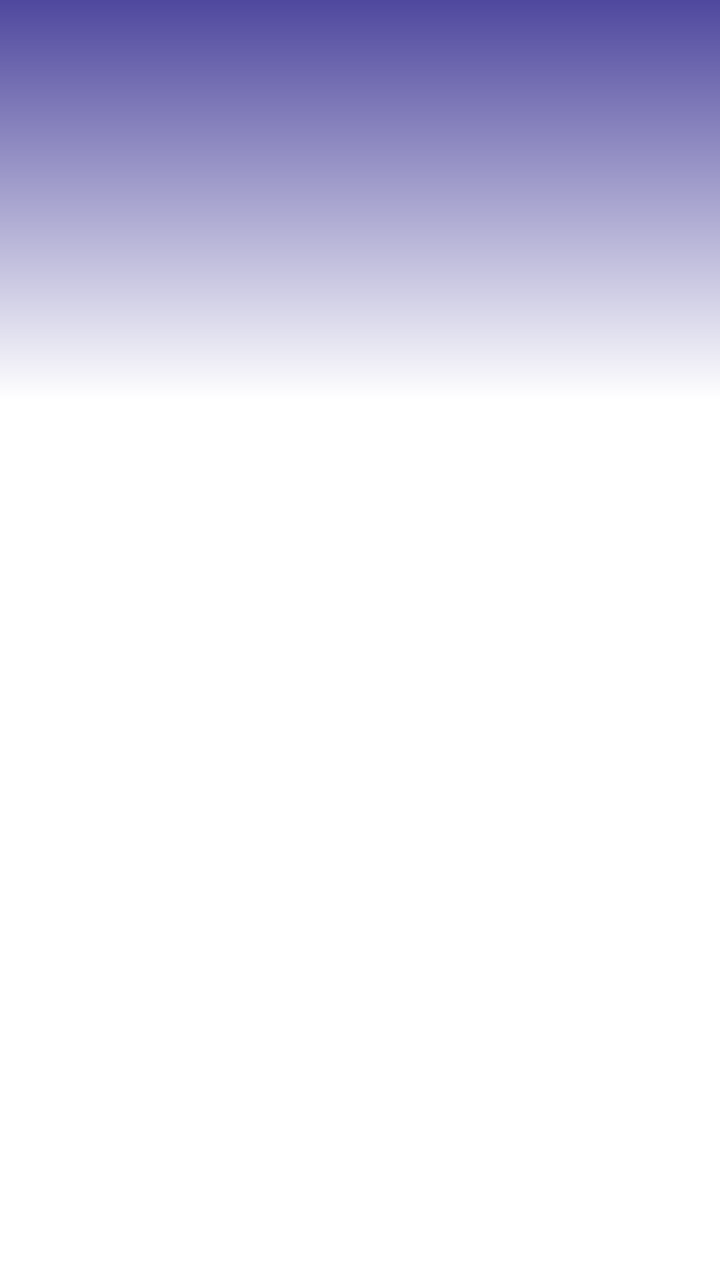
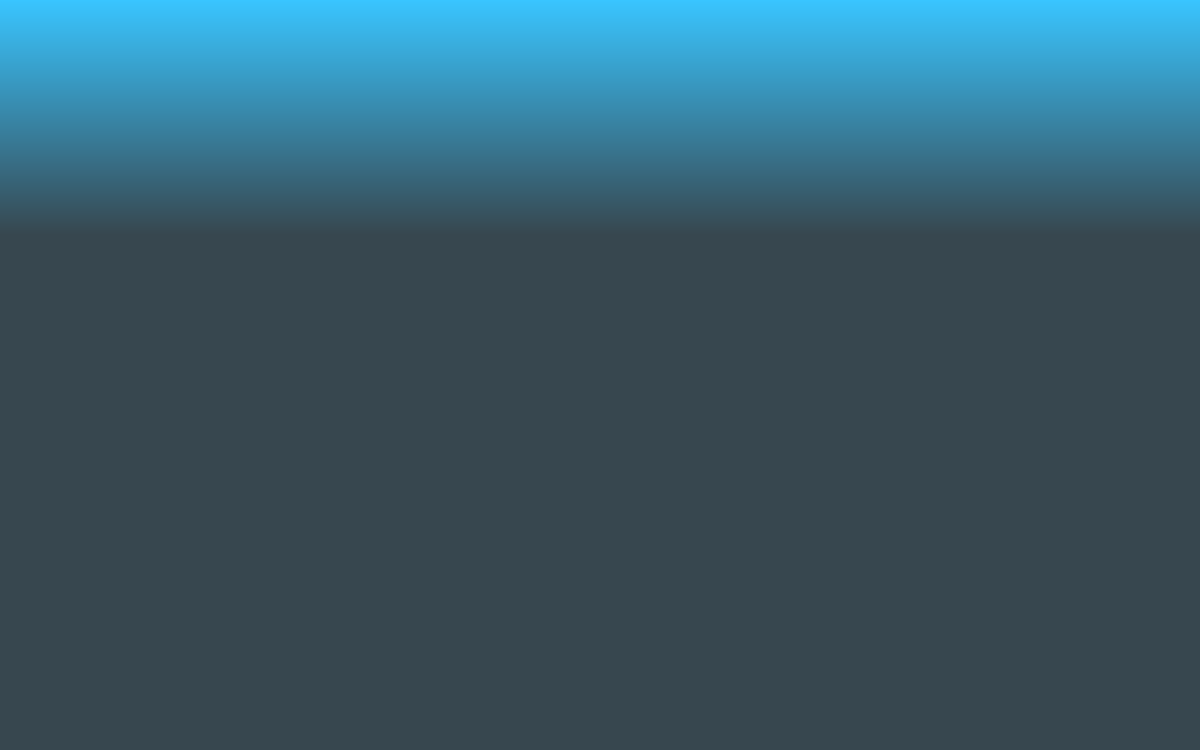

First picture: res/layout/ on a phone held upright. Second picture: the repository's own variant of that layout, on a device whose configuration matches the variant's folder. Source for both follows.
<!-- AndroidManifest.xml: application theme Theme.WeatherDot -->
<!-- res/layout/content_main.xml -->
<?xml version="1.0" encoding="utf-8"?>
<androidx.constraintlayout.widget.ConstraintLayout
    xmlns:android="http://schemas.android.com/apk/res/android"
    xmlns:app="http://schemas.android.com/apk/res-auto"
    xmlns:tools="http://schemas.android.com/tools"
    android:layout_width="match_parent"
    android:layout_height="match_parent"
    android:background="?attr/colorPrimary"
    app:layout_behavior="@string/appbar_scrolling_view_behavior" >

    <ImageView
        android:id="@+id/current_weather_display"
        android:layout_width="match_parent"
        android:layout_height="200dp"
        android:background="@drawable/gradient_night"
        app:layout_constraintTop_toTopOf="parent"
        app:layout_constraintStart_toStartOf="parent"
        app:layout_constraintEnd_toEndOf="parent"
        app:layout_constraintBottom_toTopOf="@id/recyclerview"/>

    <TextView
        android:id="@+id/current_temp_display"
        android:layout_width="wrap_content"
        android:layout_height="wrap_content"
        android:textSize="32sp"
        android:textColor="?attr/colorOnPrimary"
        app:layout_constraintBottom_toBottomOf="@id/current_weather_display"
        app:layout_constraintStart_toStartOf="@id/current_weather_display"
        app:layout_constraintEnd_toEndOf="@id/current_weather_display"/>

    <androidx.recyclerview.widget.RecyclerView
        android:id="@+id/recyclerview"
        android:layout_width="match_parent"
        android:layout_height="0dp"
        android:layout_margin="16dp"
        app:layout_constraintTop_toBottomOf="@id/current_weather_display"
        app:layout_constraintStart_toStartOf="parent"
        app:layout_constraintEnd_toEndOf="parent"
        app:layout_constraintBottom_toBottomOf="parent"
        tools:listitem="@layout/list_item"/>

</androidx.constraintlayout.widget.ConstraintLayout>
<!-- res/layout/list_item.xml (included above) -->
<?xml version="1.0" encoding="utf-8"?>
<androidx.cardview.widget.CardView
    xmlns:android="http://schemas.android.com/apk/res/android"
    xmlns:card_view="http://schemas.android.com/apk/res-auto"
    android:layout_width="match_parent"
    android:layout_height="wrap_content"
    android:layout_margin="5dp"
    android:orientation="horizontal"
    card_view:cardBackgroundColor="?attr/colorPrimaryLight"
    card_view:cardCornerRadius="5sp"
    card_view:cardElevation="8dp"
    card_view:contentPadding="13dp" >

    <LinearLayout
        android:layout_width="match_parent"
        android:layout_height="wrap_content"
        android:orientation="vertical" >

        <RelativeLayout
            android:layout_width="match_parent"
            android:layout_height="wrap_content" >

            <ImageView
                android:id="@+id/condition_image"
                android:layout_width="wrap_content"
                android:layout_height="wrap_content"
                android:layout_alignParentStart="true" />

            <TextView
                android:id="@+id/day_field"
                android:layout_width="wrap_content"
                android:layout_height="wrap_content"
                android:text="@string/cardview_filler_day"
                android:layout_toEndOf="@id/condition_image"
                android:layout_toStartOf="@id/temp_high_low"
                android:textColor="?attr/colorOnPrimary"/>

            <TextView
                android:id="@+id/condition_field"
                android:layout_width="wrap_content"
                android:layout_height="wrap_content"
                android:text="@string/cardview_filler_condition"
                android:layout_below="@id/day_field"
                android:layout_toEndOf="@id/condition_image"
                android:textColor="?attr/colorOnPrimary"/>

            <TextView
                android:id="@+id/temp_high_low"
                android:layout_width="wrap_content"
                android:layout_height="wrap_content"
                android:text="@string/cardview_high_low"
                android:layout_alignParentEnd="true"
                android:textColor="?attr/colorOnPrimary"/>

        </RelativeLayout>

        <RelativeLayout
            android:id="@+id/card_detail"
            android:layout_width="match_parent"
            android:layout_height="wrap_content"
            android:layout_marginTop="20dp" >

            <TextView
                android:id="@+id/card_humidity"
                android:layout_width="wrap_content"
                android:layout_height="wrap_content"
                android:layout_alignParentStart="true"
                android:layout_toStartOf="@id/card_wind_speed"
                android:textSize="13sp"
                android:textColor="?attr/colorOnPrimary" />

            <TextView
                android:id="@+id/card_cloudiness"
                android:layout_width="wrap_content"
                android:layout_height="wrap_content"
                android:layout_alignParentStart="true"
                android:layout_below="@id/card_humidity"
                android:layout_toStartOf="@id/card_precipitation"
                android:layout_marginTop="10dp"
                android:textSize="13sp"
                android:textColor="?attr/colorOnPrimary"/>

            <TextView
                android:id="@+id/card_wind_speed"
                android:layout_width="wrap_content"
                android:layout_height="wrap_content"
                android:layout_alignParentEnd="true"
                android:textSize="13sp"
                android:textColor="?attr/colorOnPrimary"/>

            <TextView
                android:id="@+id/card_precipitation"
                android:layout_width="wrap_content"
                android:layout_height="wrap_content"
                android:layout_alignParentEnd="true"
                android:layout_below="@id/card_wind_speed"
                android:layout_marginTop="10dp"
                android:textSize="13sp"
                android:textColor="?attr/colorOnPrimary"/>

        </RelativeLayout>

    </LinearLayout>

</androidx.cardview.widget.CardView>
<!-- resources referenced by this layout -->
<resources>
  <!-- drawable gradient_night (drawable) -->
  <?xml version="1.0" encoding="utf-8"?>
  <shape xmlns:android="http://schemas.android.com/apk/res/android" android:shape="rectangle">
      <gradient
          android:type="linear"
          android:angle="90"
          android:startColor="?attr/colorPrimary"
          android:endColor="#FF4F489E" />
  
  </shape>
  <string name="cardview_filler_condition">filler condition</string>
  <string name="cardview_filler_day">filler day</string>
  <string name="cardview_high_low">50 / 25</string>
  <style name="Theme.WeatherDot" parent="Theme.MaterialComponents.DayNight.DarkActionBar">
          
          <item name="colorPrimary">@color/blue_grey_800</item>
          <item name="colorPrimaryVariant">@color/blue_grey_dark</item>
          <item name="colorPrimaryLight">@color/blue_grey_light</item>
          <item name="colorOnPrimary">@color/white</item>
          
          <item name="colorSecondary">@color/orange_500</item>
          <item name="colorSecondaryVariant">@color/orange_dark</item>
          <item name="colorOnSecondary">@color/black</item>
          
          <item name="android:statusBarColor" tools:targetApi="l">?attr/colorPrimaryVariant</item>
          
          <item name="drawerArrowStyle">@style/DrawerArrowStyle</item>
          <item name="android:textColorSecondary">@color/white</item>
          <item name="alertDialogTheme">@style/PrefDialogAlert</item>
          <item name="preferenceTheme">@style/PreferenceTheme</item>
          <item name="dayColor">@color/sky_blue</item>
          <item name="nightColor">@color/purple</item>
      </style>
  <color name="blue_grey_800">#37474F</color>
  <color name="blue_grey_dark">#102027</color>
  <color name="blue_grey_light">#62727B</color>
  <color name="white">#FFFFFFFF</color>
  <color name="orange_500">#FF9800</color>
  <color name="orange_dark">#C66900</color>
  <color name="black">#FF000000</color>
  <style name="DrawerArrowStyle" parent="Widget.AppCompat.DrawerArrowToggle">
          <item name="color">@color/white</item>
      </style>
  <style name="PrefDialogAlert" parent="Theme.MaterialComponents.Dialog.Alert">
          <item name="colorPrimary">@color/orange_500</item>
          <item name="colorPrimaryDark">@color/orange_dark</item>
          <item name="colorAccent">@color/orange_500</item>
          <item name="android:background">@color/blue_grey_800</item>
      </style>
  <style name="PreferenceTheme" parent="PreferenceThemeOverlay">
          <item name="android:textColor">@color/white</item>
      </style>
  <color name="sky_blue">#39C5FF</color>
  <color name="purple">#4F489E</color>
</resources>
<!-- res/layout-sw720dp/content_main.xml (the repository's variant of the layout above) -->
<!-- drawn on a large tablet held sideways -->
<?xml version="1.0" encoding="utf-8"?>
<androidx.constraintlayout.widget.ConstraintLayout
    xmlns:android="http://schemas.android.com/apk/res/android"
    xmlns:app="http://schemas.android.com/apk/res-auto"
    xmlns:tools="http://schemas.android.com/tools"
    android:layout_width="match_parent"
    android:layout_height="match_parent"
    android:background="?attr/colorPrimary"
    app:layout_behavior="@string/appbar_scrolling_view_behavior" >

    <ImageView
        android:id="@+id/current_weather_background"
        android:layout_width="match_parent"
        android:layout_height="250dp"
        android:background="@drawable/gradient_day"
        app:layout_constraintBottom_toTopOf="@id/recyclerview"
        app:layout_constraintEnd_toEndOf="parent"
        app:layout_constraintStart_toStartOf="parent"
        app:layout_constraintTop_toTopOf="parent" />

    <TextView
        android:id="@+id/current_time_text"
        android:layout_width="wrap_content"
        android:layout_height="wrap_content"
        android:textSize="24dp"
        android:textColor="?attr/colorOnPrimary"
        app:layout_constraintTop_toTopOf="@id/current_weather_background"
        app:layout_constraintStart_toStartOf="@id/current_weather_background"
        app:layout_constraintEnd_toEndOf="@id/current_weather_background" />

    <androidx.cardview.widget.CardView
        android:id="@+id/current_condition_icon_background"
        android:layout_width="wrap_content"
        android:layout_height="wrap_content"
        android:layout_marginTop="13dp"
        app:cardBackgroundColor="?attr/colorPrimaryLight"
        app:cardCornerRadius="5sp"
        app:cardElevation="8dp"
        app:layout_constraintTop_toBottomOf="@id/current_time_text"
        app:layout_constraintBottom_toTopOf="@id/current_temp_text"
        app:layout_constraintStart_toStartOf="@id/current_weather_background"
        app:layout_constraintEnd_toEndOf="@id/current_weather_background">

        <ImageView
            android:id="@+id/current_condition_icon"
            android:layout_width="wrap_content"
            android:layout_height="wrap_content"/>

    </androidx.cardview.widget.CardView>

    <TextView
        android:id="@+id/current_temp_text"
        android:layout_width="wrap_content"
        android:layout_height="wrap_content"
        android:textSize="32dp"
        android:textColor="?attr/colorOnPrimary"
        app:layout_constraintTop_toBottomOf="@id/current_condition_icon_background"
        app:layout_constraintBottom_toTopOf="@id/current_feels_like_text"
        app:layout_constraintStart_toStartOf="@id/current_weather_background"
        app:layout_constraintEnd_toEndOf="@id/current_weather_background"/>

    <TextView
        android:id="@+id/current_feels_like_text"
        android:layout_width="wrap_content"
        android:layout_height="wrap_content"
        android:textSize="24sp"
        android:textColor="?attr/colorOnPrimary"
        app:layout_constraintTop_toBottomOf="@id/current_temp_text"
        app:layout_constraintBottom_toTopOf="@id/current_condition_text"
        app:layout_constraintStart_toStartOf="@id/current_weather_background"
        app:layout_constraintEnd_toEndOf="@id/current_weather_background" />

    <TextView
        android:id="@+id/current_condition_text"
        android:layout_width="wrap_content"
        android:layout_height="wrap_content"
        android:textSize="32dp"
        android:textColor="?attr/colorOnPrimary"
        app:layout_constraintTop_toBottomOf="@id/current_feels_like_text"
        app:layout_constraintStart_toStartOf="@id/current_weather_background"
        app:layout_constraintEnd_toEndOf="@id/current_weather_background"/>

    <ImageButton
        android:id="@+id/expand_button"
        android:layout_width="72dp"
        android:layout_height="72dp"
        android:translationY="-10dp"
        android:background="@drawable/ic_arrow_expand_down_48"
        android:onClick="showExtraInfo"
        android:visibility="invisible"
        app:layout_constraintTop_toBottomOf="@id/current_condition_text"
        app:layout_constraintStart_toStartOf="@id/current_weather_background"
        app:layout_constraintEnd_toEndOf="@id/current_weather_background" />

    <ImageButton
        android:id="@+id/collapse_button"
        android:layout_width="72dp"
        android:layout_height="72dp"
        android:translationY="-10dp"
        android:background="@drawable/ic_arrow_collapse_up_48"
        android:onClick="hideExtraInfo"
        android:visibility="invisible"
        app:layout_constraintTop_toBottomOf="@id/current_condition_text"
        app:layout_constraintStart_toStartOf="@id/current_weather_background"
        app:layout_constraintEnd_toEndOf="@id/current_weather_background" />

    <RelativeLayout
        android:id="@+id/extra_info_layout"
        android:layout_width="match_parent"
        android:layout_height="wrap_content"
        android:visibility="invisible"
        app:layout_constraintTop_toBottomOf="@id/expand_button"
        app:layout_constraintStart_toStartOf="@id/current_weather_background"
        app:layout_constraintEnd_toEndOf="@id/current_weather_background">

        <TextView
            android:id="@+id/humidity_text"
            android:layout_width="wrap_content"
            android:layout_height="wrap_content"
            android:layout_alignParentStart="true"
            android:layout_toStartOf="@id/wind_speed_text"
            android:layout_marginStart="40dp"
            android:textAppearance="@style/TextAppearance.AppCompat.Headline"
            android:textColor="?attr/colorOnPrimary"
            android:visibility="visible" />

        <TextView
            android:id="@+id/cloudiness_text"
            android:layout_width="wrap_content"
            android:layout_height="wrap_content"
            android:layout_alignParentStart="true"
            android:layout_marginStart="40dp"
            android:layout_marginTop="20dp"
            android:layout_below="@id/humidity_text"
            android:layout_toStartOf="@id/uvi_text"
            android:textAppearance="@style/TextAppearance.AppCompat.Headline"
            android:textColor="?attr/colorOnPrimary"
            android:visibility="visible" />

        <TextView
            android:id="@+id/wind_speed_text"
            android:layout_width="wrap_content"
            android:layout_height="wrap_content"
            android:layout_alignParentEnd="true"
            android:layout_marginEnd="40dp"
            android:textAppearance="@style/TextAppearance.AppCompat.Headline"
            android:textColor="?attr/colorOnPrimary"
            android:visibility="visible" />

        <TextView
            android:id="@+id/uvi_text"
            android:layout_width="wrap_content"
            android:layout_height="wrap_content"
            android:layout_alignParentEnd="true"
            android:layout_marginEnd="40dp"
            android:layout_marginTop="20dp"
            android:layout_below="@id/wind_speed_text"
            android:textAppearance="@style/TextAppearance.AppCompat.Headline"
            android:textColor="?attr/colorOnPrimary"
            android:visibility="visible" />

    </RelativeLayout>

    <androidx.recyclerview.widget.RecyclerView
        android:id="@+id/recyclerview"
        android:layout_width="match_parent"
        android:layout_height="0dp"
        android:layout_marginTop="96dp"
        android:layout_marginStart="32dp"
        android:layout_marginEnd="32dp"
        android:layout_marginBottom="32dp"
        android:background="?attr/colorPrimary"
        app:layout_constraintTop_toBottomOf="@id/current_weather_background"
        app:layout_constraintStart_toStartOf="parent"
        app:layout_constraintEnd_toEndOf="parent"
        app:layout_constraintBottom_toBottomOf="parent"
        tools:listitem="@layout/list_item"/>

</androidx.constraintlayout.widget.ConstraintLayout>
<!-- resources referenced by the variant -->
<!-- as a large tablet held sideways resolves them -->
<resources>
  <!-- drawable gradient_day (drawable) -->
  <?xml version="1.0" encoding="utf-8"?>
  <shape xmlns:android="http://schemas.android.com/apk/res/android" android:shape="rectangle">
      <gradient
          android:type="linear"
          android:angle="90"
          android:startColor="?attr/colorPrimary"
          android:endColor="?attr/dayColor" />
  </shape>
  <!-- drawable ic_arrow_collapse_up_48 (drawable) -->
  <vector android:height="48dp" android:tint="?attr/colorSecondary"
      android:viewportHeight="24" android:viewportWidth="24"
      android:width="48dp" xmlns:android="http://schemas.android.com/apk/res/android">
      <path android:fillColor="@android:color/white" android:pathData="M7,14l5,-5 5,5z"/>
  </vector>
  <!-- drawable ic_arrow_expand_down_48 (drawable) -->
  <vector android:height="48dp" android:tint="?attr/colorSecondary"
      android:viewportHeight="24" android:viewportWidth="24"
      android:width="48dp" xmlns:android="http://schemas.android.com/apk/res/android">
      <path android:fillColor="@android:color/white" android:pathData="M7,10l5,5 5,-5z"/>
  </vector>
  <string name="cardview_filler_condition">filler condition</string>
  <string name="cardview_filler_day">filler day</string>
  <string name="cardview_high_low">50 / 25</string>
  <!-- from res/values-sw720dp/ -->
  <style name="Theme.WeatherDot" parent="Theme.MaterialComponents.DayNight.DarkActionBar">
          
          <item name="colorPrimary">@color/blue_grey_800</item>
          <item name="colorPrimaryVariant">@color/blue_grey_dark</item>
          <item name="colorPrimaryLight">@color/blue_grey_light</item>
          <item name="colorOnPrimary">@color/white</item>
          
          <item name="colorSecondary">@color/orange_500</item>
          <item name="colorSecondaryVariant">@color/orange_dark</item>
          <item name="colorOnSecondary">@color/black</item>
          
          <item name="android:statusBarColor" tools:targetApi="l">?attr/colorPrimaryVariant</item>
          
          <item name="drawerArrowStyle">@style/DrawerArrowStyle</item>
          <item name="android:textColorSecondary">@color/white</item>
          <item name="alertDialogTheme">@style/PrefDialogAlert</item>
          <item name="preferenceTheme">@style/PreferenceTheme</item>
          <item name="dayColor">@color/sky_blue</item>
          <item name="nightColor">@color/purple</item>
      </style>
  <color name="blue_grey_800">#37474F</color>
  <color name="blue_grey_dark">#102027</color>
  <color name="blue_grey_light">#62727B</color>
  <color name="white">#FFFFFFFF</color>
  <color name="orange_500">#FF9800</color>
  <color name="orange_dark">#C66900</color>
  <color name="black">#FF000000</color>
  <!-- from res/values-sw720dp/ -->
  <style name="DrawerArrowStyle" parent="Widget.AppCompat.DrawerArrowToggle">
          <item name="color">@color/white</item>
      </style>
  <!-- from res/values-sw720dp/ -->
  <style name="PrefDialogAlert" parent="Theme.MaterialComponents.Dialog.Alert">
          <item name="colorPrimary">@color/orange_500</item>
          <item name="colorPrimaryDark">@color/orange_dark</item>
          <item name="colorAccent">@color/orange_500</item>
          <item name="android:background">@color/blue_grey_800</item>
      </style>
  <!-- from res/values-sw720dp/ -->
  <style name="PreferenceTheme" parent="PreferenceThemeOverlay">
          <item name="android:textColor">@color/white</item>
          <item name="android:textSize">24sp</item>
      </style>
  <color name="sky_blue">#39C5FF</color>
  <color name="purple">#4F489E</color>
</resources>
